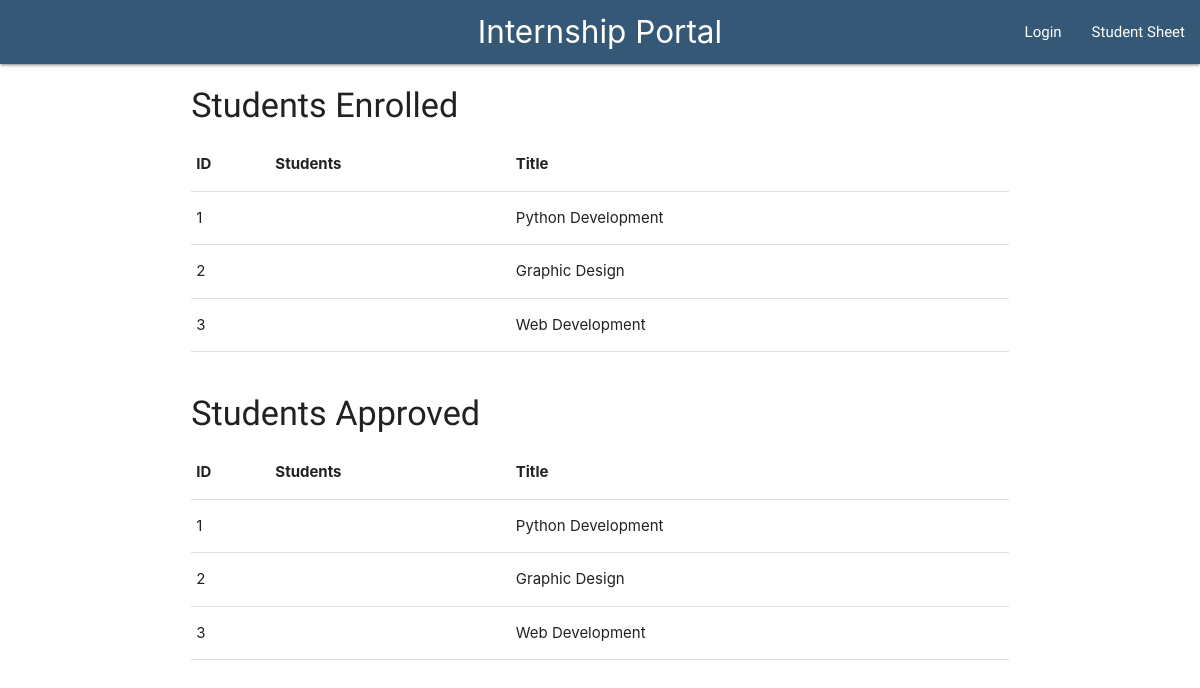
The app's page /students, older data.
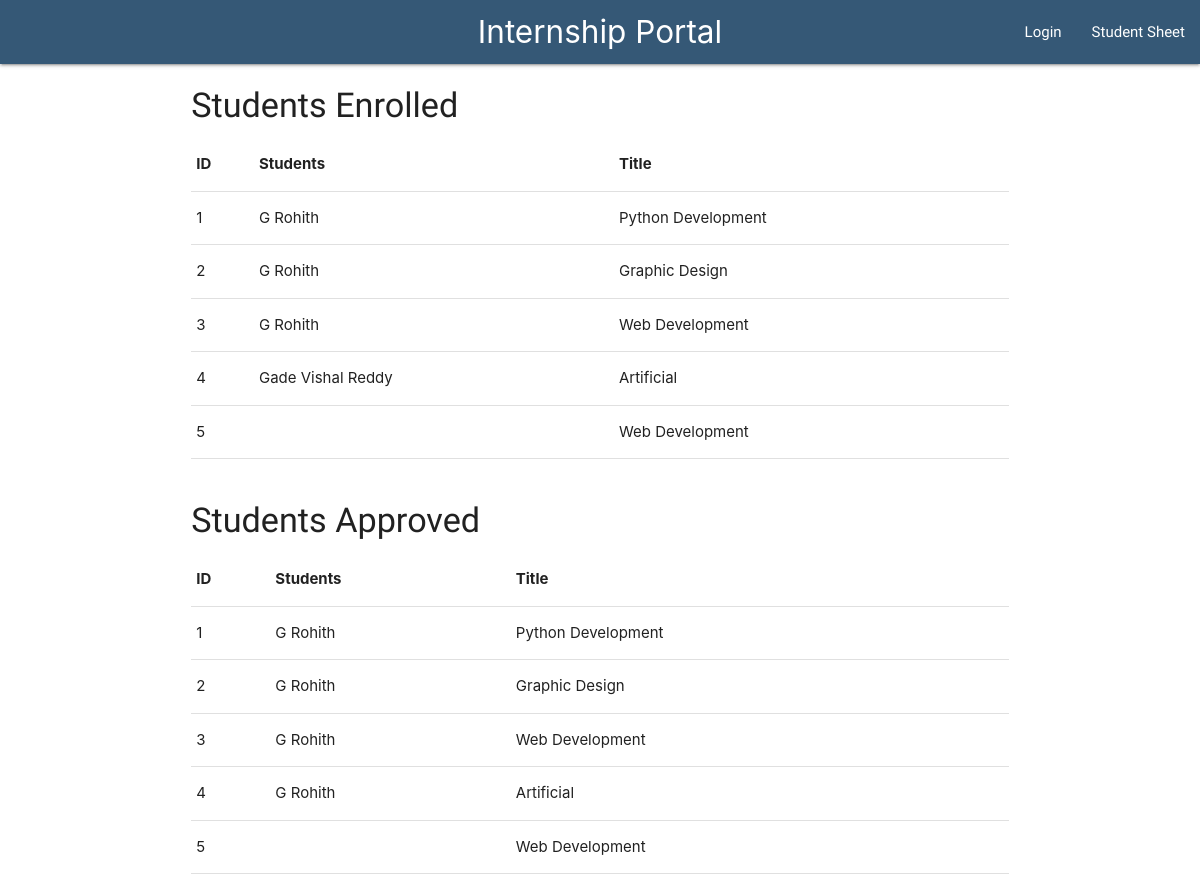
The same page, newer data.
### interns/models.py (models this page shows, shortened)
class Intern(models.Model):
    user = models.ForeignKey(settings.AUTH_USER_MODEL, on_delete=models.DO_NOTHING)
    title = models.CharField(max_length=150)
    preReq = models.CharField(max_length=200)
    description = models.CharField(max_length=1000)
    place = models.CharField(max_length=100)
    eligibility = models.CharField(max_length=50)
    stiphend = models.CharField(max_length=50)
    timestamp = models.DateTimeField(auto_now_add=True)
    dateAdded = models.DateField(auto_now_add=True)
    deadLine = models.CharField(max_length=50)
    duration = models.CharField(max_length=30)
    studentsEnrolled= models.CharField(max_length=200,default='')
    studentsApproved= models.CharField(max_length=200,default='')

### interns/views.py (the view)
# urls.py: path('students', allStudList, name='allStud'),
def allStudList(request):
    studentsEnrolled= Intern.objects.all().values('id','title','studentsEnrolled')
    studentsApproved= Intern.objects.all().values('id','title','studentsApproved')
    for obj in studentsEnrolled:
        reqString = obj['studentsEnrolled']
        reqList = reqString.split(',')
        names=''
        print(reqList)
        for name in reqList:
            try:
                names+=search2(name)+', '
            except:
                pass
        print(names)
        obj.update({
            "retrivedName":names[:-2]
        })
    for obj in studentsApproved:
        reqString = obj['studentsApproved']
        reqList = reqString.split(',')
        names=''
        for name in reqList:
            try:
                names+=search2(name)+', '
            except:
                pass
            obj.update({
                "retrivedName":names[:-2]
            })
    context = {
        "studentsEnrolled":studentsEnrolled,
        "studentsApproved":studentsApproved
    }
    return render(request,'studlist.html',context)

### interns/temp.py (called while the page is built)
def search2(query):
    query = query.upper()
    query = query.replace(" ","")
    query = query.replace(",","")
    query1 = query+"_name"
    query2 = query+"_email"
    return dictionary[query1]

### templates/studlist.html
{% extends 'base.html' %}
{% block content %}
<div class="row">
    <div class="col s12">
            <h4>Students Enrolled</h4>
          <table>
        <thead>
          <tr>
              <th>ID</th>
              <th>Students</th>
              <th>Title</th>
          </tr>
        </thead>
        <tbody>
        {% for student in studentsEnrolled %}
            <tr>
                <td>{{student.id}}</td>
                <td>{{student.retrivedName}}</td>
                <td>{{student.title}}</td>
          </tr>
        {% endfor %}
        </tbody>
      </table>
    </div>
</div>
</div>
<div class="container">
<div class="row">
<div class="col s12">
        <h4>Students Approved</h4>
          <table>
        <thead>
          <tr>
              <th>ID</th>
              <th>Students</th>
              <th>Title</th>
          </tr>
        </thead>
        <tbody>
        {% for student in studentsApproved %}
            <tr>
                <td>{{student.id}}</td>
                <td>{{student.retrivedName}}</td>
                <td>{{student.title}}</td>
          </tr>
        {% endfor %}
        </tbody>
      </table>
</div>
</div>
</div>
{% endblock %}

Row changes from the older to the newer data that the page shows:
changed Intern "Python Development": retrivedName (not shown) → "G Rohith"
changed Intern "Graphic Design": retrivedName (not shown) → "G Rohith"
changed Intern id 3: retrivedName (not shown) → "G Rohith"
added Intern: id "4", retrivedName "Gade Vishal Reddy", title "Artificial", retrivedName "G Rohith"
added Intern: id "5", title "Web Development"
